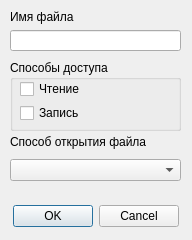
<?xml version="1.0" encoding="UTF-8"?>
<ui version="4.0">
 <class>CreateFileDialog</class>
 <widget class="QDialog" name="CreateFileDialog">
  <property name="geometry">
   <rect>
    <x>0</x>
    <y>0</y>
    <width>192</width>
    <height>240</height>
   </rect>
  </property>
  <property name="windowTitle">
   <string>Dialog</string>
  </property>
  <widget class="QDialogButtonBox" name="buttonBox">
   <property name="geometry">
    <rect>
     <x>10</x>
     <y>200</y>
     <width>171</width>
     <height>32</height>
    </rect>
   </property>
   <property name="orientation">
    <enum>Qt::Horizontal</enum>
   </property>
   <property name="standardButtons">
    <set>QDialogButtonBox::Cancel|QDialogButtonBox::Ok</set>
   </property>
   <property name="centerButtons">
    <bool>true</bool>
   </property>
  </widget>
  <widget class="QWidget" name="verticalLayoutWidget">
   <property name="geometry">
    <rect>
     <x>10</x>
     <y>10</y>
     <width>171</width>
     <height>41</height>
    </rect>
   </property>
   <layout class="QVBoxLayout" name="verticalLayout">
    <item>
     <widget class="QLabel" name="FileNameLabel">
      <property name="text">
       <string>Имя файла</string>
      </property>
      <property name="alignment">
       <set>Qt::AlignLeading|Qt::AlignLeft|Qt::AlignVCenter</set>
      </property>
     </widget>
    </item>
    <item>
     <widget class="QLineEdit" name="FileNameBox"/>
    </item>
   </layout>
  </widget>
  <widget class="QGroupBox" name="AccessTypesBox">
   <property name="geometry">
    <rect>
     <x>10</x>
     <y>60</y>
     <width>171</width>
     <height>71</height>
    </rect>
   </property>
   <property name="title">
    <string>Способы доступа</string>
   </property>
   <widget class="QWidget" name="verticalLayoutWidget_2">
    <property name="geometry">
     <rect>
      <x>10</x>
      <y>20</y>
      <width>151</width>
      <height>42</height>
     </rect>
    </property>
    <layout class="QVBoxLayout" name="verticalLayout_2">
     <item>
      <widget class="QCheckBox" name="ReadCheckBox">
       <property name="text">
        <string>Чтение</string>
       </property>
      </widget>
     </item>
     <item>
      <widget class="QCheckBox" name="WriteCheckBox">
       <property name="text">
        <string>Запись</string>
       </property>
      </widget>
     </item>
    </layout>
   </widget>
  </widget>
  <widget class="QWidget" name="verticalLayoutWidget_3">
   <property name="geometry">
    <rect>
     <x>10</x>
     <y>130</y>
     <width>171</width>
     <height>51</height>
    </rect>
   </property>
   <layout class="QVBoxLayout" name="verticalLayout_3">
    <item>
     <widget class="QLabel" name="CreateOpenFileLabel">
      <property name="text">
       <string>Способ открытия файла</string>
      </property>
     </widget>
    </item>
    <item>
     <widget class="QComboBox" name="CreateOpenFileBox"/>
    </item>
   </layout>
  </widget>
 </widget>
 <resources/>
 <connections>
  <connection>
   <sender>buttonBox</sender>
   <signal>accepted()</signal>
   <receiver>CreateFileDialog</receiver>
   <slot>accept()</slot>
   <hints>
    <hint type="sourcelabel">
     <x>248</x>
     <y>254</y>
    </hint>
    <hint type="destinationlabel">
     <x>157</x>
     <y>274</y>
    </hint>
   </hints>
  </connection>
  <connection>
   <sender>buttonBox</sender>
   <signal>rejected()</signal>
   <receiver>CreateFileDialog</receiver>
   <slot>reject()</slot>
   <hints>
    <hint type="sourcelabel">
     <x>316</x>
     <y>260</y>
    </hint>
    <hint type="destinationlabel">
     <x>286</x>
     <y>274</y>
    </hint>
   </hints>
  </connection>
 </connections>
</ui>
